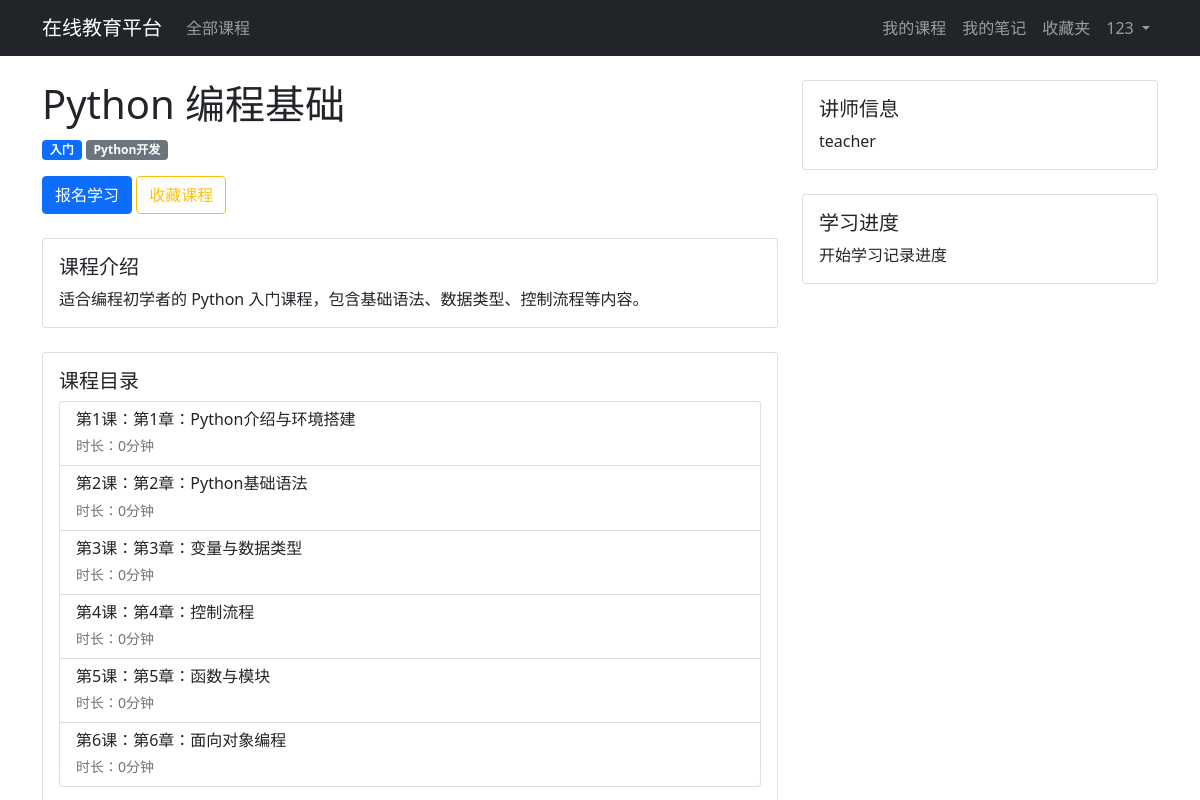
The app's page /course/1/ (signed in) with its own data.
### users/models.py (models this page shows, shortened)
class CustomUser(AbstractUser):
    is_student = models.BooleanField(default=True)
    is_teacher = models.BooleanField(default=False)
    bio = models.TextField(max_length=500, blank=True)
    profile_pic = models.ImageField(upload_to='profile_pics', blank=True)

### courses/models.py (models this page shows, shortened)
class Course(models.Model):
    title = models.CharField(max_length=200, verbose_name='课程名称')
    description = models.TextField(verbose_name='课程描述')
    teacher = models.ForeignKey(CustomUser, on_delete=models.CASCADE, related_name='courses_taught', verbose_name='讲师')
    created_at = models.DateTimeField(auto_now_add=True, verbose_name='创建时间')
    updated_at = models.DateTimeField(auto_now=True)
    thumbnail = models.ImageField(upload_to='course_thumbnails', blank=True, verbose_name='课程封面')
    category = models.CharField(max_length=50, verbose_name='课程分类', default='其他')
    level = models.CharField(max_length=20, choices=[
        ('beginner', '入门'),
        ('intermediate', '中级'),
        ('advanced', '高级')
    ], default='beginner', verbose_name='难度等级')
    class Meta:
        verbose_name = '课程'
        verbose_name_plural = '课程'

class Lesson(models.Model):
    course = models.ForeignKey(Course, on_delete=models.CASCADE, related_name='lessons', verbose_name='所属课程')
    title = models.CharField(max_length=200, verbose_name='课时标题')
    content = models.TextField(verbose_name='课时内容')
    video_url = models.URLField(blank=True, null=True, verbose_name='视频链接', help_text='可选：添加视频链接')
    order = models.IntegerField(default=0, verbose_name='排序')
    duration = models.IntegerField(default=0, verbose_name='时长(分钟)')
    created_at = models.DateTimeField(auto_now_add=True)
    updated_at = models.DateTimeField(auto_now=True)
    class Meta:
        ordering = ['order']
        verbose_name = '课时'
        verbose_name_plural = '课时'

### courses/views.py (the view)
# urls.py: path('course/<int:course_id>/', views.course_detail, name='course_detail'),
@login_required
def course_detail(request, course_id):
    course = get_object_or_404(Course, id=course_id)
    is_enrolled = Enrollment.objects.filter(user=request.user, course=course).exists()
    is_favorited = Favorite.objects.filter(user=request.user, course=course).exists()
    context = {
        'course': course,
        'is_enrolled': is_enrolled,
        'is_favorited': is_favorited,
    }
    return render(request, 'courses/course_detail.html', context)

### templates/courses/course_detail.html (shortened to what this page needs)
{% extends 'base.html' %}
{% block content %}
<div class="row">
    <div class="col-md-8">
        <h1>{{ course.title }}</h1>
        <div class="mb-3">
            <span class="badge bg-primary">{{ course.get_level_display }}</span>
            <span class="badge bg-secondary">{{ course.category }}</span>
        </div>
        <div class="mb-4">
            {% if not is_enrolled %}
                <form method="post" action="{% url 'courses:enroll_course' course.id %}" class="d-inline">
                    <button type="submit" class="btn btn-primary">报名学习</button>
                </form>
            {% else %}
                <button type="button" class="btn btn-danger" data-bs-toggle="modal" data-bs-target="#unenrollModal">
                    取消学习
                </button>
            {% endif %}
            <form method="post" action="{% url 'courses:toggle_favorite' course.id %}" class="d-inline">
                {% if is_favorited %}
                    <button type="submit" class="btn btn-warning">
                        <i class="fas fa-star"></i> 取消收藏
                    </button>
                {% else %}
                    <button type="submit" class="btn btn-outline-warning">
                         收藏课程
                    </button>
                {% endif %}
            </form>
        </div>
        <div class="card mb-4">
            <div class="card-body">
                <h5 class="card-title">课程介绍</h5>
                <p class="card-text">{{ course.description }}</p>
            </div>
        </div>
        <div class="card">
            <div class="card-body">
                <h5 class="card-title">课程目录</h5>
                <div class="list-group">
                    {% for lesson in course.lessons.all %}
                    <div class="list-group-item">
                        <div class="d-flex justify-content-between align-items-center">
                            <div>
                                <h6 class="mb-1">第{{ forloop.counter }}课：{{ lesson.title }}</h6>
                                <small class="text-muted">时长：{{ lesson.duration }}分钟</small>
                            </div>
                        </div>
                    </div>
                    {% empty %}
                    <div class="list-group-item">暂无课时</div>
                    {% endfor %}
                </div>
            </div>
        </div>
    </div>
    <div class="col-md-4">
        <div class="card mb-4">
            <div class="card-body">
                <h5 class="card-title">讲师信息</h5>
                <p class="card-text">{{ course.teacher.username }}</p>
            </div>
        </div>
        <div class="card">
            <div class="card-body">
                <h5 class="card-title">学习进度</h5>
                {% if user_progress %}
                    <div class="progress mb-2">
                        <div class="progress-bar" role="progressbar"
                             style="width: {{ completion_percentage }}%">
                        </div>
                    </div>
                    <p class="card-text">已完成 {{ completed_lessons }}/{{ total_lessons }} 课时</p>
                {% else %}
                    <p class="card-text">开始学习记录进度</p>
                {% endif %}
            </div>
        </div>
    </div>
</div>
{% endblock %}

### templates/base.html (shortened to what this page needs)
<!DOCTYPE html>
<html>
<head>
    <link href="https://cdn.jsdelivr.net/npm/bootstrap@5.1.3/dist/css/bootstrap.min.css" rel="stylesheet">
</head>
<body>
    <nav class="navbar navbar-expand-lg navbar-dark bg-dark">
        <div class="container">
            <a class="navbar-brand" href="{% url 'courses:course_list' %}">在线教育平台</a>
            <div class="collapse navbar-collapse" id="navbarNav">
                <ul class="navbar-nav me-auto">
                    <li class="nav-item">
                        <a class="nav-link" href="{% url 'courses:course_list' %}">全部课程</a>
                    </li>
                </ul>
                <ul class="navbar-nav">
                    {% if user.is_authenticated %}
                        <li class="nav-item">
                            <a class="nav-link" href="{% url 'courses:my_courses' %}">我的课程</a>
                        </li>
                        <li class="nav-item">
                            <a class="nav-link" href="{% url 'courses:my_notes' %}">我的笔记</a>
                        </li>
                        <li class="nav-item">
                            <a class="nav-link" href="{% url 'courses:favorites' %}">收藏夹</a>
                        </li>
                        <li class="nav-item dropdown">
                            <a class="nav-link dropdown-toggle" href="#" id="navbarDropdown" role="button" data-bs-toggle="dropdown">
                                {{ user.username }}
                            </a>
                        </li>
                    {% endif %}
                </ul>
            </div>
        </div>
    </nav>
    <div class="container mt-4">
        {% block content %}
        {% endblock %}
    </div>
</body>
</html>

### records on screen
CustomUser: username "123"
Course: title "Python 编程基础", level "入门", category "Python开发", description "适合编程初学者的 Python 入门课程，包含基础语法、数据类型、控制流程等内容。", teacher.username "teacher"
Lesson: title "第1章：Python介绍与环境搭建", duration "0"
Lesson: title "第2章：Python基础语法", duration "0"
Lesson: title "第3章：变量与数据类型", duration "0"
Lesson: title "第4章：控制流程", duration "0"
Lesson: title "第5章：函数与模块", duration "0"
Lesson: title "第6章：面向对象编程", duration "0"
